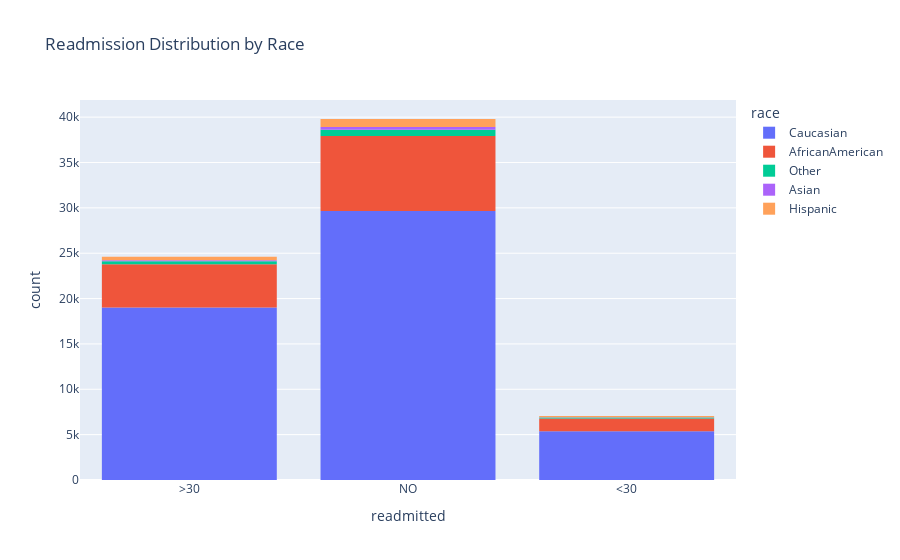
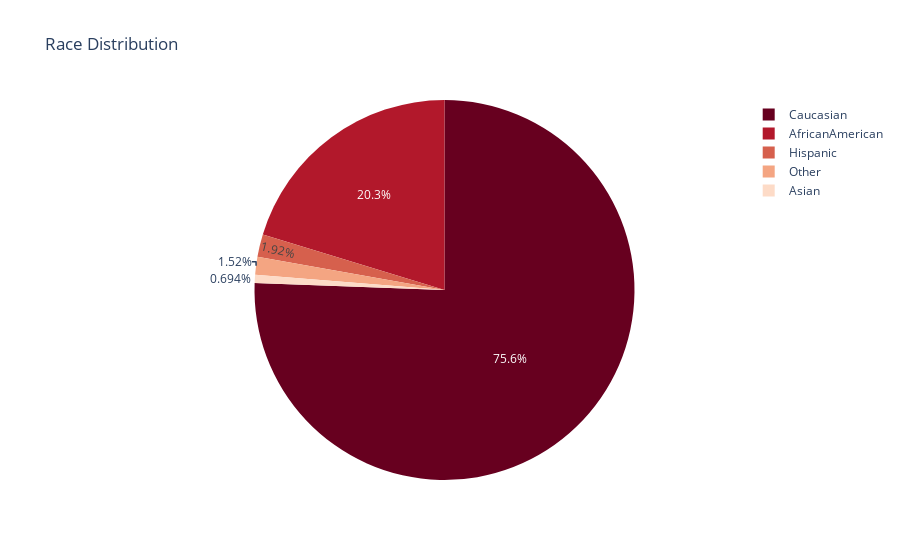
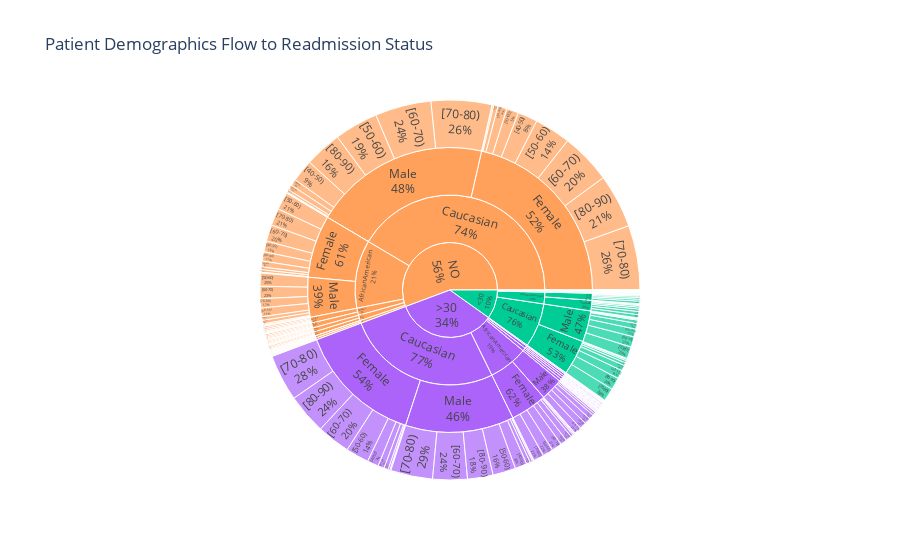

Write notebook code for charts like these, in order.
### Code cell
# histogram
import plotly.express as px
fig = px.histogram(df, x='readmitted', nbins=90, color='race', 
                   title='Readmission Distribution by Race')
fig.show()


# pie
fig = px.pie(df, names='race', 
             # pallete
            color_discrete_sequence=px.colors.sequential.RdBu,
            title='Race Distribution')
fig.show()



# Sunburst: Readmission → Race → Gender → Age
fig = px.sunburst(df, 
                  path=['readmitted', 'race', 'gender', 'age'],
                  title='Patient Demographics Flow to Readmission Status',
                  color='readmitted',
                  color_discrete_map={'0': '#2ecc71', '1': '#e74c3c'})
fig.update_traces(textinfo='label+percent parent')
fig.show()



# Age Distribution
plt.figure(figsize=(10, 5))
sns.countplot(data=df, x='age', order=sorted(df['age'].unique()), palette='viridis')
plt.title('Patient Age Distribution', fontsize=14, weight='bold')
plt.xlabel('Age Group', fontsize=12)
plt.ylabel('Count', fontsize=12)
plt.xticks(rotation=45)
plt.tight_layout()
plt.show()

### Figure 1 — Plotly figure (JSON) as saved in the notebook; plotly's stock layout.template omitted (floating-point values rounded to 4 significant figures; data arrays with more than 128 entries replaced by an {"elided": "..."} marker saying what was removed)
{"data": [{"bingroup": "x", "hovertemplate": "race=Caucasian<br>readmitted=%{x}<br>count=%{y}<extra></extra>", "legendgroup": "Caucasian", "marker": {"color": "#636efa", "pattern": {"shape": ""}}, "name": "Caucasian", "nbinsx": 90, "orientation": "v", "showlegend": true, "type": "histogram", "x": {"elided": "54014 str values"}, "xaxis": "x", "yaxis": "y"}, {"bingroup": "x", "hovertemplate": "race=AfricanAmerican<br>readmitted=%{x}<br>count=%{y}<extra></extra>", "legendgroup": "AfricanAmerican", "marker": {"color": "#EF553B", "pattern": {"shape": ""}}, "name": "AfricanAmerican", "nbinsx": 90, "orientation": "v", "showlegend": true, "type": "histogram", "x": {"elided": "14487 str values"}, "xaxis": "x", "yaxis": "y"}, {"bingroup": "x", "hovertemplate": "race=Other<br>readmitted=%{x}<br>count=%{y}<extra></extra>", "legendgroup": "Other", "marker": {"color": "#00cc96", "pattern": {"shape": ""}}, "name": "Other", "nbinsx": 90, "orientation": "v", "showlegend": true, "type": "histogram", "x": {"elided": "1087 str values"}, "xaxis": "x", "yaxis": "y"}, {"bingroup": "x", "hovertemplate": "race=Asian<br>readmitted=%{x}<br>count=%{y}<extra></extra>", "legendgroup": "Asian", "marker": {"color": "#ab63fa", "pattern": {"shape": ""}}, "name": "Asian", "nbinsx": 90, "orientation": "v", "showlegend": true, "type": "histogram", "x": {"elided": "496 str values"}, "xaxis": "x", "yaxis": "y"}, {"bingroup": "x", "hovertemplate": "race=Hispanic<br>readmitted=%{x}<br>count=%{y}<extra></extra>", "legendgroup": "Hispanic", "marker": {"color": "#FFA15A", "pattern": {"shape": ""}}, "name": "Hispanic", "nbinsx": 90, "orientation": "v", "showlegend": true, "type": "histogram", "x": {"elided": "1373 str values"}, "xaxis": "x", "yaxis": "y"}], "layout": {"barmode": "relative", "legend": {"title": {"text": "race"}, "tracegroupgap": 0}, "title": {"text": "Readmission Distribution by Race"}, "xaxis": {"anchor": "y", "domain": [0, 1], "title": {"text": "readmitted"}}, "yaxis": {"anchor": "x", "domain": [0, 1], "title": {"text": "count"}}}}

### Figure 2 — Plotly figure (JSON) as saved in the notebook; plotly's stock layout.template omitted (floating-point values rounded to 4 significant figures; data arrays with more than 128 entries replaced by an {"elided": "..."} marker saying what was removed)
{"data": [{"domain": {"x": [0, 1], "y": [0, 1]}, "hovertemplate": "race=%{label}<extra></extra>", "labels": {"elided": "71457 str values"}, "legendgroup": "", "name": "", "showlegend": true, "type": "pie"}], "layout": {"legend": {"tracegroupgap": 0}, "piecolorway": ["rgb(103,0,31)", "rgb(178,24,43)", "rgb(214,96,77)", "rgb(244,165,130)", "rgb(253,219,199)", "rgb(247,247,247)", "rgb(209,229,240)", "rgb(146,197,222)", "rgb(67,147,195)", "rgb(33,102,172)", "rgb(5,48,97)"], "title": {"text": "Race Distribution"}}}

### Figure 3 — Plotly figure (JSON) as saved in the notebook; plotly's stock layout.template omitted (floating-point values rounded to 4 significant figures; data arrays with more than 128 entries replaced by an {"elided": "..."} marker saying what was removed)
{"data": [{"branchvalues": "total", "customdata": {"elided": "305x1 str values"}, "domain": {"x": [0, 1], "y": [0, 1]}, "hovertemplate": "labels=%{label}<br>count=%{value}<br>parent=%{parent}<br>id=%{id}<br>readmitted=%{customdata[0]}<extra></extra>", "ids": {"elided": "305 str values"}, "labels": {"elided": "305 str values"}, "marker": {"colors": {"elided": "305 str values"}}, "name": "", "parents": {"elided": "305 str values"}, "textinfo": "label+percent parent", "type": "sunburst", "values": {"elided": "305 int values"}}], "layout": {"legend": {"tracegroupgap": 0}, "title": {"text": "Patient Demographics Flow to Readmission Status"}}}
